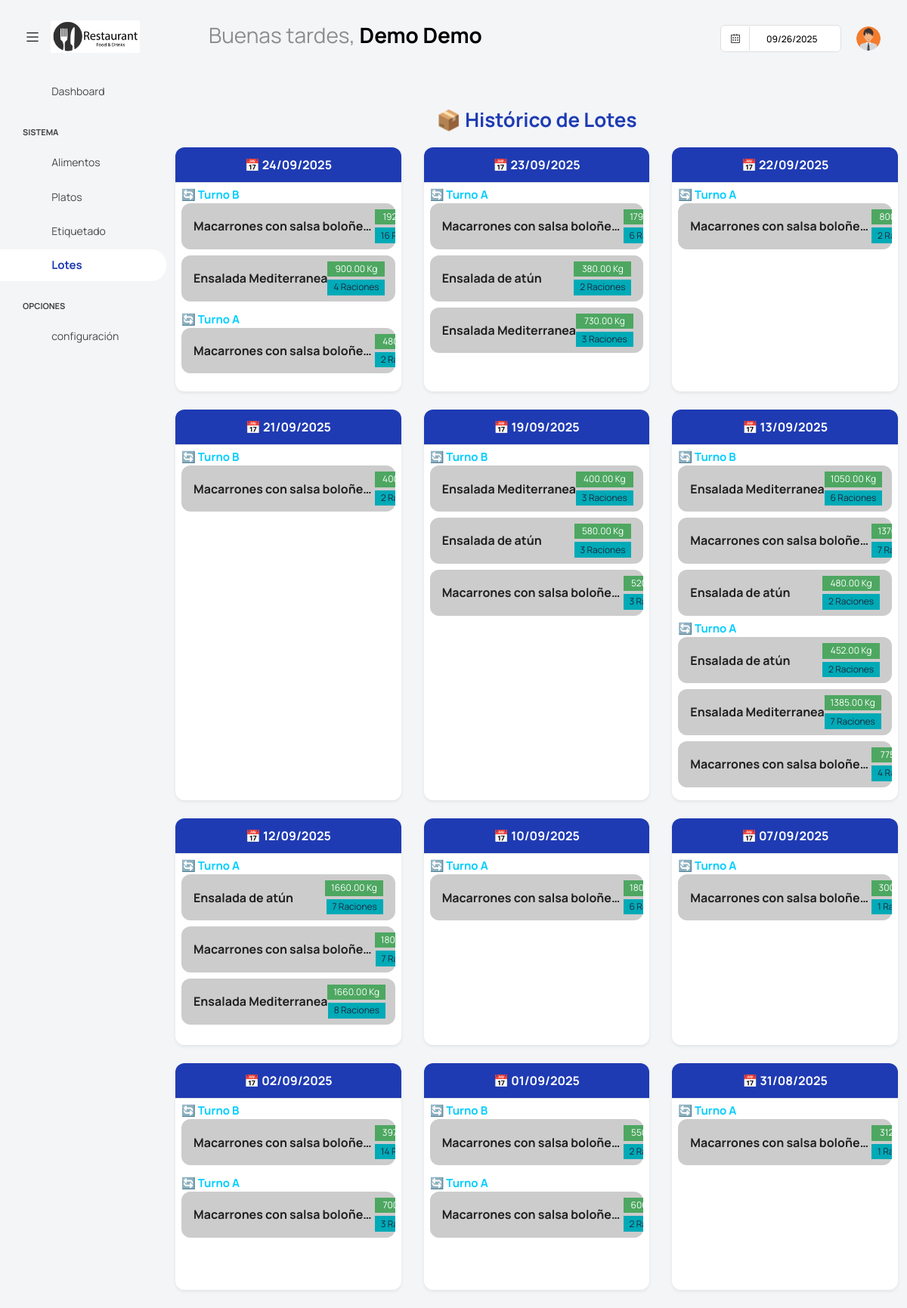
The page /platos/lotes/historicos/ (signed in) on the database its author committed.
### app/super/models.py (models this page shows, shortened)
class UserProfile(models.Model):
    centro = models.ForeignKey('Centros' ,on_delete=models.CASCADE, null=True, blank =True)
    user = models.OneToOneField(User, on_delete=models.CASCADE)
    username = models.CharField(max_length=100)
    password = models.CharField(max_length=100)
    nombre = models.CharField(max_length=100)
    apellidos = models.CharField(max_length=100)
    cargo = models.CharField(max_length=100, blank=True, null=True)
    imagen = models.ImageField(default='users/default.png', upload_to='users/', null=True, blank =True)
    estado =models.BooleanField(default=True)

### app/platos/models.py (models this page shows, shortened)
class Plato(ModeloBaseCentro):
    nombre = models.CharField(max_length=100)
    codigo = models.CharField(max_length=10, unique=True, help_text="Código único para el plato")
    texto = models.ForeignKey(TextoModo, on_delete=models.CASCADE, null=True, blank=True)
    vida_util = models.PositiveIntegerField(default=0, help_text="Número de días que se suman a la fecha de producción para calcular la caducidad", null=True, blank=True)
    tipoplato = models.ForeignKey(TipoPlato, on_delete=models.CASCADE, null=True, blank=True)
    imagen = models.ImageField(upload_to='platos/', null=True, blank=True)
    salsa = models.ForeignKey(Salsa, on_delete=models.CASCADE, null=True, blank=True)
    descripcion = models.TextField(blank=True, null=True)
    class Meta:
        verbose_name = 'Plato'
        verbose_name_plural = 'Platos'
        unique_together = ('nombre', 'centro')  # Evita nombres duplicados en el mismo centro

### app/platos/views.py (the view)
# urls.py: path('lotes/historicos/', LotesResumenListView.as_view(), name='LotesResumenListView'),
class LotesResumenListView(ListView):
    model = EtiquetaPlato
    template_name = "platos/lotes_resumen.html"
    context_object_name = "etiquetas"
    def get_queryset(self):
        return EtiquetaPlato.objects.filter(impresa=True).order_by("fecha", "lote")
    def get_context_data(self, **kwargs):
        context = super().get_context_data(**kwargs)
        etiquetas = EtiquetaPlato.objects.all().order_by("-fecha")
        from collections import defaultdict
        lotes_agrupados = defaultdict(lambda: defaultdict(lambda: defaultdict(lambda: {"cantidad_total": 0, "num_platos": 0})))
        for e in etiquetas:
            fecha_str = e.fecha.strftime("%d/%m/%Y") if e.fecha else "Sin fecha"
            turno = "A"
            if e.lote and "-" in e.lote:
                partes = e.lote.split("-")
                if len(partes) >= 3:
                    turno = partes[-2]  # el turno siempre está antes del número
            plato_nombre = e.plato.nombre
            lotes_agrupados[fecha_str][turno][plato_nombre]["cantidad_total"] += float(e.peso)
            lotes_agrupados[fecha_str][turno][plato_nombre]["num_platos"] += 1
        def recursive_dict(d):
            if isinstance(d, defaultdict):
                return {k: recursive_dict(v) for k, v in d.items()}
            return d
        context["lotes_agrupados"] = recursive_dict(lotes_agrupados)
        context.update(datos_centro(self.request))
        return context

### templates/platos/lotes_resumen.html (shortened to what this page needs)
{% extends "base.html" %}
{% block content %}
<div class="container mt-5">
    <h2 class="mb-4 text-center text-primary fw-bold">
        📦 Histórico de Lotes
    </h2>
    <div class="row">
        {% for fecha, turnos in lotes_agrupados.items %}
            <div class="col-xl-4 col-lg-4 col-md-6 col-sm-12 mb-4">
                <div class="card shadow-sm h-100 border-0" style="min-height: 300px;">
                    <div class="card-header bg-primary text-white text-center">
                        <span class="fw-bold d-block">
                            📅 {{ fecha }}
                        </span>
                    </div>
                    <div class="card-body p-2">
                        {% for turno, platos in turnos.items %}
                            <div class="mb-2">
                                <h6 class="text-secondary fw-bold mb-1">
                                    🔄 Turno {{ turno }}
                                </h6>
                                <div class="scrollable-platos" style="max-height: 200px; overflow-y: auto;">
                                    {% for plato_nombre, datos in platos.items %}
                                        <div class="card mb-2 border-0 bg-light">
                                            <div class="card-body py-2 px-3">
                                                <div class="d-flex justify-content-between align-items-center">
                                                    <div class="flex-grow-1">
                                                        <strong class="d-block text-truncate" style="max-width: 240px;" title="{{ plato_nombre }}">
                                                             {{ plato_nombre }}
                                                        </strong>
                                                    </div>
                                                    <div class="text-end">
                                                        <span class="badge bg-success d-block mb-1">
                                                            {{ datos.cantidad_total|floatformat:2 }} Kg
                                                        </span>
                                                        <span class="badge bg-info text-dark">
                                                            {{ datos.num_platos }} Raciones
                                                        </span>
                                                    </div>
                                                </div>
                                            </div>
                                        </div>
                                    {% endfor %}
                                </div>
                            </div>
                        {% endfor %}
                    </div>
                </div>
            </div>
        {% empty %}
            <div class="col-12">
                <div class="alert alert-warning text-center">
                    ⚠️ No hay lotes históricos registrados.
                </div>
            </div>
        {% endfor %}
    </div>
</div>
{% endblock %}

### templates/base.html (shortened to what this page needs)
{% load static %}
<html lang="es">
<head>
  <link href={% static "vendor/feather/feather.css" %} rel="stylesheet">
  <link href={% static "vendor/mdi/css/materialdesignicons.min.css" %} rel="stylesheet">
  <link href={% static "vendor/ti-icons/css/themify-icons.css" %} rel="stylesheet">
  <link href={% static "vendor/font-awesome/css/font-awesome.min.css" %} rel="stylesheet">
  <link href={% static "vendor/typicons/typicons.css" %} rel="stylesheet">
  <link href={% static "vendor/simple-line-icons/css/simple-line-icons.css" %} rel="stylesheet">
  <link href={% static "vendor/css/vendor.bundle.base.css" %} rel="stylesheet">
  <link href={% static "vendor/bootstrap-datepicker/bootstrap-datepicker.min.css" %} rel="stylesheet">
  <link href={% static "js/select.dataTables.min.css" %} rel="stylesheet" type="text/css" >
  <link rel="stylesheet" href={% static "css/style.css" %}>
</head>
  <body class="with-welcome-text">
    <div class="container-scroller">
      <nav class="navbar default-layout col-lg-12 col-12 p-0 fixed-top d-flex align-items-top flex-row">
        <div class="text-center navbar-brand-wrapper d-flex align-items-center justify-content-start">
          <div class="me-3">
            <button class="navbar-toggler navbar-toggler align-self-center" type="button" data-bs-toggle="minimize">
              <span class="icon-menu"></span>
            </button>
          </div>
          <div>
            <a class="navbar-brand brand-logo" href="index.html">
              <img src="{{ imagen_centro_url }}" style="width:150px !important; height:auto;" alt="{{ centro.nombre }}">
            </a>
          </div>
        </div>
        <div class="navbar-menu-wrapper d-flex align-items-top">
          <ul class="navbar-nav">
            <li class="nav-item fw-semibold d-none d-lg-block ms-0">
              <h1 class="welcome-text">{{ saludo }}, <span class="text-black fw-bold">{{ nombre }} {{ apellidos }}</span></h1>
          </ul>
          <ul class="navbar-nav ms-auto">
            <li class="nav-item d-none d-lg-block">
              <div id="datepicker-popup" class="input-group date datepicker navbar-date-picker">
                <span class="input-group-addon input-group-prepend border-right">
                  <span class="icon-calendar input-group-text calendar-icon"></span>
                </span>
                <input type="text" class="form-control">
              </div>
            </li>
            <li class="nav-item dropdown d-none d-lg-block user-dropdown">
              <a class="nav-link" id="UserDropdown" href="#" data-bs-toggle="dropdown" aria-expanded="false">
                <img class="img-xs rounded-circle" src="{{ imagen_user_url }}" alt="Profile image"> </a>
            </li>
          </ul>
        </div>
      </nav>
    <div class="container-fluid page-body-wrapper">
      <nav class="sidebar sidebar-offcanvas" id="sidebar">
        <ul class="nav">
          <li class="nav-item">
            <a class="nav-link" href="{% url 'dashuser:home' %}">
              <i class="mdi mdi-grid-large menu-icon"></i>
              <span class="menu-title">Dashboard</span>
            </a>
          </li>
          <li class="nav-item nav-category">Sistema</li>
            <li class="nav-item">
              <a class="nav-link" href="{% url 'dashuser:AlimentoList' %}">
                <i class="menu-icon mdi mdi-food-variant"></i>
                <span class="menu-title">Alimentos</span>
              </a>
            </li>
            <li class="nav-item">
              <a class="nav-link" href="{% url 'platos:PlatoList' %}">
                <i class="menu-icon mdi mdi-food-turkey"></i>
                <span class="menu-title">Platos</span>
              </a>
            </li>
            <li class="nav-item">
              <a class="nav-link" data-bs-toggle="collapse" href="#etiq" aria-expanded="false" aria-controls="etiq">
                <i class="menu-icon mdi mdi-tag"></i>
                <span class="menu-title">Etiquetado</span>
                <i class="menu-arrow"></i>
              </a>
            </li>
            <li class="nav-item">
              <a class="nav-link" href="{% url 'platos:LotesResumenListView' %}">
                <i class="menu-icon mdi mdi-package-variant"></i>
                <span class="menu-title">Lotes</span>
              </a>
            </li>
          <li class="nav-item nav-category">Opciones</li>
            <li class="nav-item">
              <a class="nav-link" data-bs-toggle="collapse" href="#confi" aria-expanded="false" aria-controls="confi">
                <i class="menu-icon mdi mdi-filter"></i>
                <span class="menu-title">configuración</span>
                <i class="menu-arrow"></i>
              </a>
            </li>
        </ul>
      </nav>
      <div class="main-panel">
          {% block content %}
          {% endblock content %}
      </div>
  </div>
</body>
</html>

### templates/platos/lotes_resumen.html (style rules this page uses)
.card { border-radius: 12px; transition: transform 0.2s ease-in-out, box-shadow 0.2s ease-in-out; }
.card-header { border-top-left-radius: 12px !important; border-top-right-radius: 12px !important; padding: 12px 15px; }
.badge { font-size: 0.75em; padding: 0.35em 0.65em; }

### rows shown on the page
UserProfile: nombre "Demo", apellidos "Demo"
Plato: platos "Macarrones con salsa boloñe…" "Macarrones con salsa boloñe…" "Macarrones con salsa boloñe…" "Macarrones con salsa boloñe…" "Macarrones con salsa boloñe…" "Macarrones con salsa boloñe…" "Macarrones con salsa boloñe…" "Macarrones con salsa boloñe…" "Macarrones con salsa boloñe…" "Macarrones con salsa boloñe…" "Macarrones con salsa boloñe…" "Macarrones con salsa boloñe…" "Macarrones con salsa boloñe…" "Macarrones con salsa boloñe…" "Macarrones con salsa boloñe…" "Macarrones con salsa boloñe…"
Plato: platos "Ensalada Mediterranea" "Ensalada Mediterranea" "Ensalada Mediterranea" "Ensalada Mediterranea" "Ensalada Mediterranea" "Ensalada Mediterranea"
Plato: platos "Ensalada de atún" "Ensalada de atún" "Ensalada de atún" "Ensalada de atún" "Ensalada de atún"

### other values the page prints
{{ saludo }} "Buenas tardes"
{{ fecha }} "24/09/2025" "23/09/2025" "22/09/2025" "21/09/2025" "19/09/2025" "13/09/2025" "12/09/2025" "10/09/2025" "07/09/2025" "02/09/2025" "01/09/2025" "31/08/2025"
{{ turno }} "B" "A" "A" "A" "B" "B" "B" "A" "A" "A" "A" "B" "A" "B" "A" "A"
{{ datos.num_platos }} "16" "4" "2" "6" "2" "3" "2" "2" "3" "3" "3" "6" "7" "2" "2" "7" "4" "7" "7" "8" "6" "1" "14" "3" "2" "2" "1"
{{ datos.cantidad_total|floatformat:2 }} "900.00" "380.00" "730.00" "400.00" "580.00" "1050.00" "480.00" "452.00" "1385.00" "1660.00" "1660.00"
